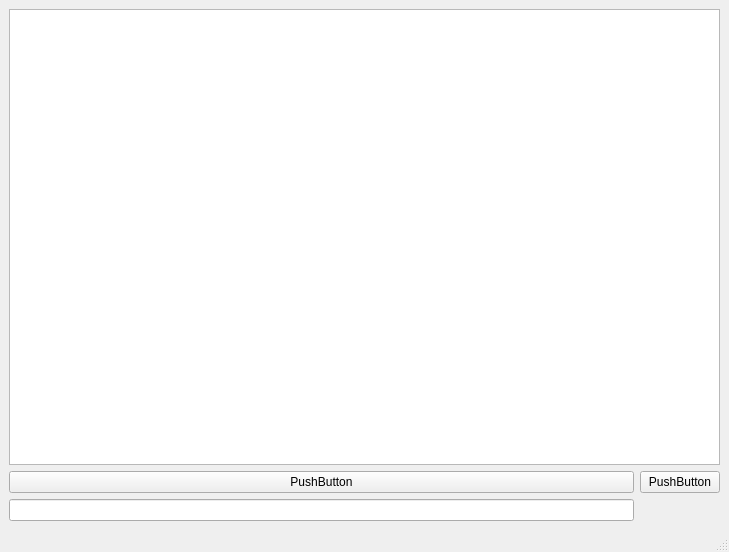
<?xml version="1.0" encoding="UTF-8"?>
<ui version="4.0">
 <class>MainWindow</class>
 <widget class="QMainWindow" name="MainWindow">
  <property name="geometry">
   <rect>
    <x>0</x>
    <y>0</y>
    <width>729</width>
    <height>552</height>
   </rect>
  </property>
  <property name="windowTitle">
   <string>MainWindow</string>
  </property>
  <widget class="QWidget" name="centralwidget">
   <layout class="QGridLayout" name="gridLayout">
    <item row="1" column="0">
     <widget class="QPushButton" name="pushButton">
      <property name="text">
       <string>PushButton</string>
      </property>
     </widget>
    </item>
    <item row="2" column="0">
     <widget class="QLineEdit" name="lineEdit">
      <property name="mouseTracking">
       <bool>true</bool>
      </property>
      <property name="tabletTracking">
       <bool>false</bool>
      </property>
      <property name="focusPolicy">
       <enum>Qt::NoFocus</enum>
      </property>
     </widget>
    </item>
    <item row="1" column="1">
     <widget class="QPushButton" name="pushButton_2">
      <property name="text">
       <string>PushButton</string>
      </property>
     </widget>
    </item>
    <item row="0" column="0" colspan="2">
     <widget class="QTableWidget" name="tableWidget"/>
    </item>
   </layout>
  </widget>
  <widget class="QMenuBar" name="menubar">
   <property name="geometry">
    <rect>
     <x>0</x>
     <y>0</y>
     <width>729</width>
     <height>21</height>
    </rect>
   </property>
  </widget>
  <widget class="QStatusBar" name="statusbar"/>
 </widget>
 <resources/>
 <connections/>
</ui>
